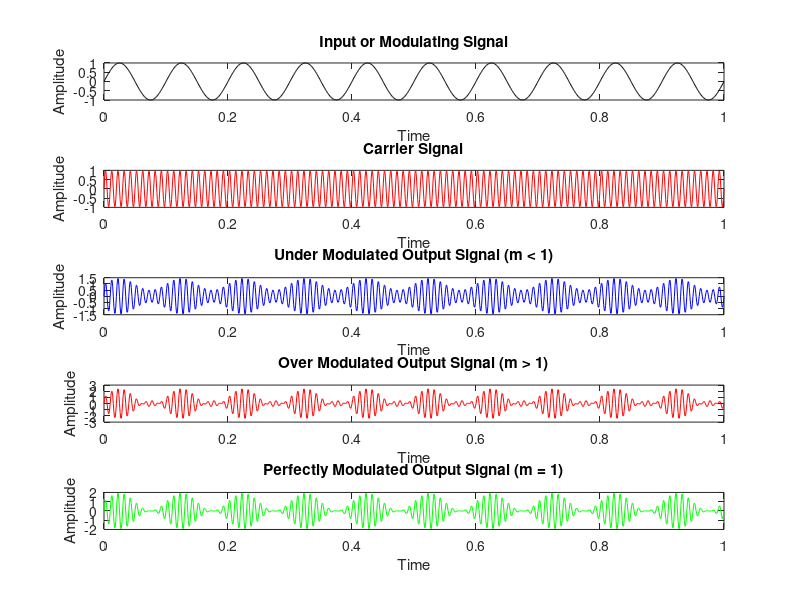

The MATLAB source for this figure:
t = 0:0.001:1;

% Frequency of input or modulating signal
fm = 10;

% Frequency of output or modulated signal
fc = 100;

% Input or Modulating Signal
input_signal = sin(2 * pi * fm * t);
subplot(5, 1, 1);
plot(t, input_signal, 'k'); % 'k' gives black color plot
xlabel('Time');
ylabel('Amplitude');
title('Input or Modulating Signal');

% Carrier Signal
carrier_signal = sin(2 * pi * fc * t);
subplot(5, 1, 2);
plot(t, carrier_signal, 'r'); % 'r' gives red color plot
xlabel('Time');
ylabel('Amplitude');
title('Carrier Signal');

% Output or Amplitude Modulated Signal (Under Modulated)
m = 0.5; % modulation factor (m < 1)
under_modulated_signal = (1 + m * sin(2 * pi * fm * t)) .* sin(2 * pi * fc * t);
subplot(5, 1, 3);
plot(t, under_modulated_signal, 'b'); % 'b' gives blue color plot
xlabel('Time');
ylabel('Amplitude');
title('Under Modulated Output Signal (m < 1)');

% Output or Amplitude Modulated Signal (Over Modulated)
m = 1.5; % modulation factor (m < 1)
over_modulated_signal = (1 + m * sin(2 * pi * fm * t)) .* sin(2 * pi * fc * t);
subplot(5, 1, 4);
plot(t, over_modulated_signal, 'r'); % 'b' gives blue color plot
xlabel('Time');
ylabel('Amplitude');
title('Over Modulated Output Signal (m > 1)');

% Output or Amplitude Modulated Signal (Over Modulated)
m = 1; % modulation factor (m < 1)
over_modulated_signal = (1 + m * sin(2 * pi * fm * t)) .* sin(2 * pi * fc * t);
subplot(5, 1, 5);
plot(t, over_modulated_signal, 'g'); % 'b' gives blue color plot
xlabel('Time');
ylabel('Amplitude');
title('Perfectly Modulated Output Signal (m = 1)');
